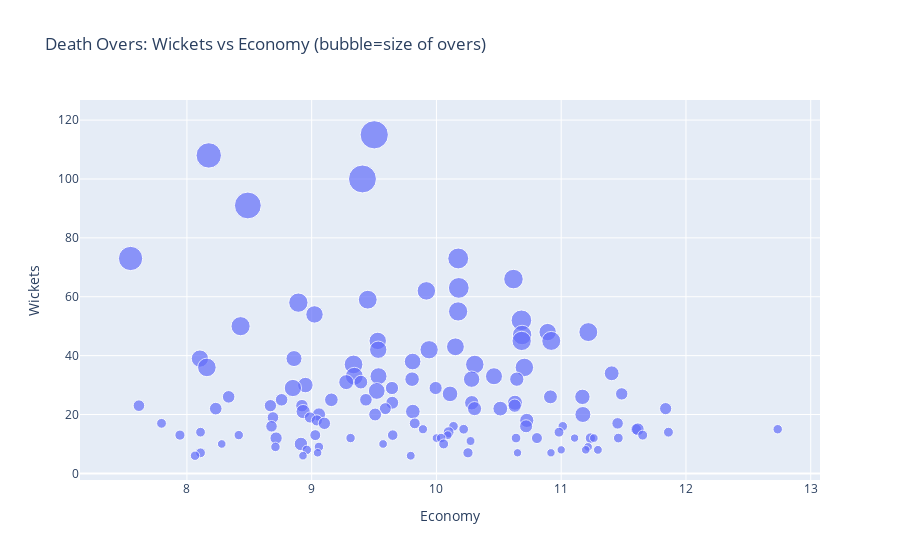

The notebook cell saved with this chart:
### Code cell
# Interactive: Death overs bowling
fig = px.scatter(bow_death, x='economy', y='wickets', hover_name='bowler',
                 size='overs', title='Death Overs: Wickets vs Economy (bubble=size of overs)')
fig.update_layout(xaxis_title="Economy", yaxis_title="Wickets")
fig.show()

### Figure 1 — Plotly figure (JSON) as saved in the notebook; plotly's stock layout.template omitted (floating-point values rounded to 4 significant figures)
{"data": [{"hovertemplate": "<b>%{hovertext}</b><br><br>economy=%{x}<br>wickets=%{y}<br>overs=%{marker.size}<extra></extra>", "hovertext": ["DJ Bravo", "SL Malinga", "B Kumar", "JJ Bumrah", "SP Narine", "HV Patel", "Mohammed Shami", "MM Sharma", "K Rabada", "YS Chahal", "CH Morris", "Sandeep Sharma", "A Nehra", "UT Yadav", "DW Steyn", "AD Russell", "JD Unadkat", "R Vinay Kumar", "RP Singh", "SN Thakur", "TA Boult", "T Natarajan", "A Mishra", "SR Watson", "Rashid Khan", "PP Chawla", "Arshdeep Singh", "Z Khan", "Mohammed Siraj", "R Ashwin", "P Kumar", "SM Curran", "Mustafizur Rahman", "Avesh Khan", "L Balaji", "MJ McClenaghan", "JP Faulkner", "KK Ahmed", "M Morkel", "JA Morkel", "S Kaul", "RA Jadeja", "MG Johnson", "JO Holder", "IK Pathan", "A Nortje", "HH Pandya", "Harbhajan Singh", "KA Pollard", "AB Dinda", "Kuldeep Yadav", "Imran Tahir", "RJ Harris", "AJ Tye", "JH Kallis", "M Prasidh Krishna", "DE Bollinger", "M Pathirana", "MA Starc", "MM Patel", "M Muralitharan", "NM Coulter-Nile", "DS Kulkarni", "PJ Cummins", "TU Deshpande", "AR Patel", "JC Archer", "SK Trivedi", "PP Ojha", "I Sharma", "R Bhatia", "Ravi Bishnoi", "SK Warne", "TG Southee", "A Kumble", "KK Cooper", "Azhar Mahmood", "NLTC Perera", "WD Parnell", "A Singh", "LH Ferguson", "CR Woakes", "S Aravind", "JR Hazlewood", "VR Aaron", "CJ Jordan", "MP Stoinis", "RD Chahar", "BA Stokes", "P Awana", "Mukesh Kumar", "KH Pandya", "SW Tait", "DP Nannes", "Shakib Al Hasan", "L Ngidi", "Basil Thampi", "CV Varun", "DL Chahar", "AS Joseph", "Naveen-ul-Haq", "Yash Dayal", "DT Christian", "MR Marsh", "Shivam Mavi", "RP Meredith", "Yash Thakur", "Mohsin Khan", "Harmeet Singh", "B Lee", "SB Jakati", "NA Saini", "AD Mathews", "CH Gayle", "Anureet Singh", "R Sharma", "NT Ellis", "C Sakariya", "S Sreesanth", "DL Vettori", "M Ashwin", "AB Agarkar", "MS Gony", "Kartik Tyagi", "M Kartik", "SK Raina", "PJ Sangwan"], "legendgroup": "", "marker": {"color": "#636efa", "size": [231.3, 186.7, 226.0, 208.2, 170.5, 126.0, 110.7, 124.7, 99.0, 102.3, 107.8, 107.3, 88.0, 122.8, 106.2, 87.5, 103.5, 109.7, 87.83, 107.8, 104.7, 92.0, 87.17, 96.67, 86.5, 74.17, 80.33, 101.3, 98.67, 100.0, 98.83, 63.83, 92.17, 84.0, 83.83, 61.5, 78.0, 59.0, 65.0, 54.5, 69.5, 86.33, 50.5, 50.33, 81.5, 70.33, 44.67, 45.83, 56.17, 68.67, 45.67, 53.83, 46.0, 48.0, 60.0, 65.67, 39.0, 43.83, 44.83, 51.0, 46.17, 41.5, 57.83, 63.17, 43.0, 58.67, 61.67, 51.33, 48.17, 73.83, 38.67, 36.17, 36.17, 58.0, 27.83, 44.17, 34.5, 38.33, 38.83, 26.83, 49.17, 26.33, 24.67, 27.5, 35.0, 46.67, 25.83, 27.5, 34.17, 28.5, 28.5, 29.83, 25.67, 34.67, 32.33, 22.0, 28.83, 43.83, 25.67, 21.5, 26.5, 27.17, 35.17, 20.17, 31.33, 21.67, 27.67, 23.17, 21.5, 52.17, 21.83, 28.83, 25.83, 25.83, 21.67, 25.67, 20.0, 21.17, 22.67, 27.5, 21.0, 30.33, 20.0, 20.33, 25.67, 21.5, 22.67], "sizemode": "area", "sizeref": 0.5783, "symbol": "circle"}, "mode": "markers", "name": "", "orientation": "v", "showlegend": false, "type": "scatter", "x": [9.501, 8.175, 9.407, 8.488, 7.548, 10.17, 10.62, 10.18, 9.919, 9.45, 8.893, 10.17, 9.023, 10.68, 8.43, 10.89, 11.22, 10.69, 9.529, 10.68, 10.92, 10.15, 9.533, 9.941, 8.104, 8.858, 9.809, 9.336, 10.31, 8.16, 10.7, 11.4, 9.342, 9.536, 10.46, 9.805, 10.28, 10.64, 9.277, 9.394, 8.95, 8.849, 9.644, 9.993, 9.521, 10.11, 11.49, 8.335, 10.91, 11.17, 8.759, 9.158, 9.435, 9.646, 10.28, 10.63, 7.615, 8.669, 8.922, 10.63, 8.231, 9.59, 10.31, 10.51, 11.84, 8.932, 9.811, 9.058, 9.509, 11.17, 8.69, 8.986, 9.041, 10.72, 7.796, 9.102, 9.826, 11.45, 8.678, 10.14, 10.72, 11.01, 9.892, 10.22, 11.6, 11.61, 12.74, 8.109, 10.1, 10.98, 11.86, 7.944, 8.416, 9.029, 9.649, 10.09, 11.65, 8.715, 9.312, 10.0, 10.04, 10.64, 10.81, 11.11, 11.23, 11.26, 11.46, 10.27, 8.279, 8.914, 9.573, 10.06, 8.71, 9.058, 11.22, 8.961, 11.0, 11.2, 11.29, 8.109, 9.048, 10.25, 10.65, 10.92, 8.065, 8.93, 9.794], "xaxis": "x", "y": [115, 108, 100, 91, 73, 73, 66, 63, 62, 59, 58, 55, 54, 52, 50, 48, 48, 47, 45, 45, 45, 43, 42, 42, 39, 39, 38, 37, 37, 36, 36, 34, 33, 33, 33, 32, 32, 32, 31, 31, 30, 29, 29, 29, 28, 27, 27, 26, 26, 26, 25, 25, 25, 24, 24, 24, 23, 23, 23, 23, 22, 22, 22, 22, 22, 21, 21, 20, 20, 20, 19, 19, 18, 18, 17, 17, 17, 17, 16, 16, 16, 16, 15, 15, 15, 15, 15, 14, 14, 14, 14, 13, 13, 13, 13, 13, 13, 12, 12, 12, 12, 12, 12, 12, 12, 12, 12, 11, 10, 10, 10, 10, 9, 9, 9, 8, 8, 8, 8, 7, 7, 7, 7, 7, 6, 6, 6], "yaxis": "y"}], "layout": {"legend": {"itemsizing": "constant", "tracegroupgap": 0}, "title": {"text": "Death Overs: Wickets vs Economy (bubble=size of overs)"}, "xaxis": {"anchor": "y", "domain": [0, 1], "title": {"text": "Economy"}}, "yaxis": {"anchor": "x", "domain": [0, 1], "title": {"text": "Wickets"}}}}
